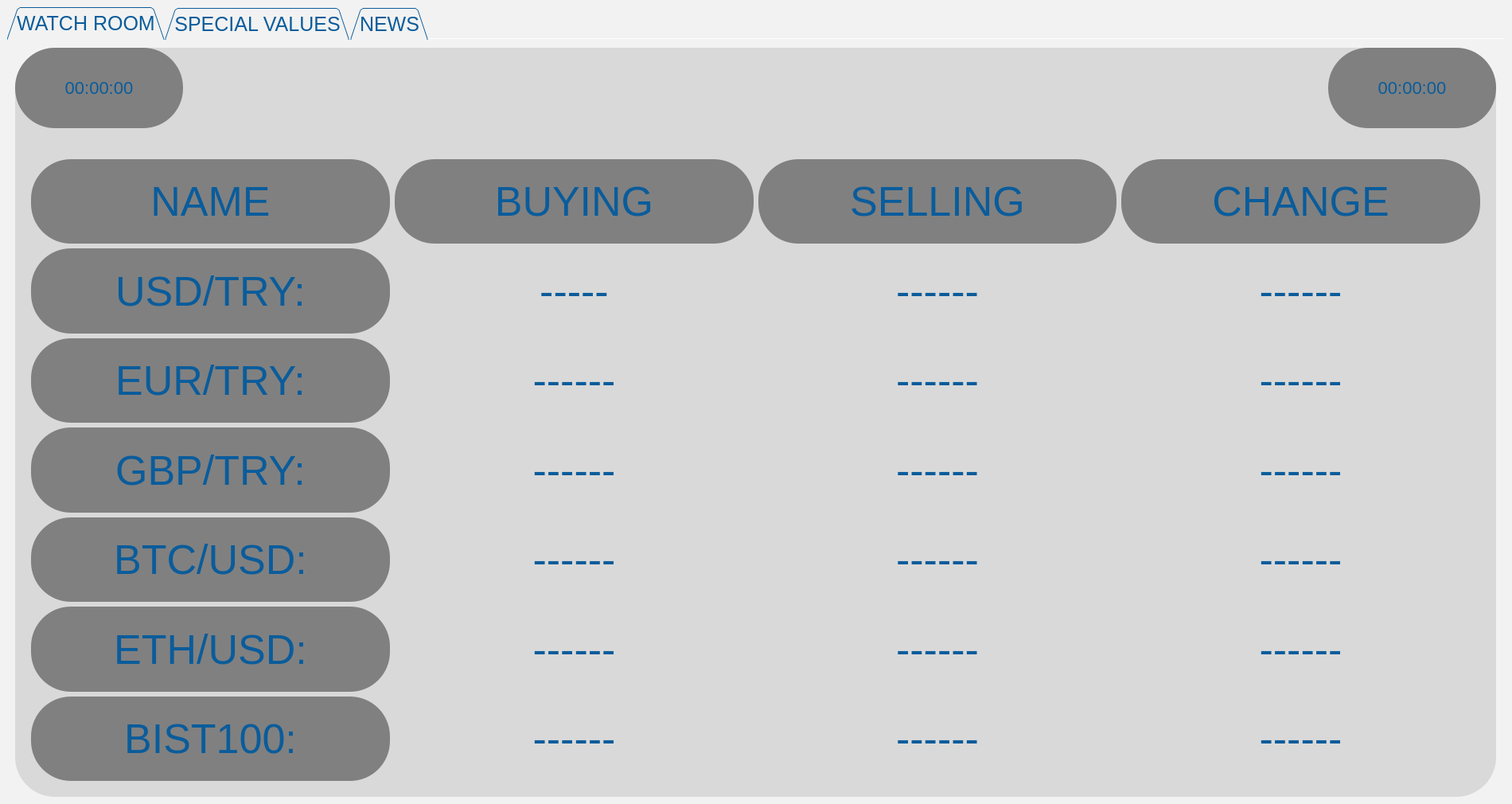
<?xml version="1.0" encoding="UTF-8"?>
<ui version="4.0">
 <class>bistMain</class>
 <widget class="QMainWindow" name="bistMain">
  <property name="geometry">
   <rect>
    <x>0</x>
    <y>0</y>
    <width>1900</width>
    <height>1010</height>
   </rect>
  </property>
  <property name="sizePolicy">
   <sizepolicy hsizetype="Ignored" vsizetype="Ignored">
    <horstretch>0</horstretch>
    <verstretch>0</verstretch>
   </sizepolicy>
  </property>
  <property name="minimumSize">
   <size>
    <width>580</width>
    <height>750</height>
   </size>
  </property>
  <property name="windowTitle">
   <string>EXCHANGE-TR</string>
  </property>
  <property name="windowIcon">
   <iconset>
    <normaloff>../assets/images/logo.png</normaloff>../assets/images/logo.png</iconset>
  </property>
  <property name="autoFillBackground">
   <bool>false</bool>
  </property>
  <property name="styleSheet">
   <string notr="true"/>
  </property>
  <property name="documentMode">
   <bool>true</bool>
  </property>
  <widget class="QWidget" name="centralwidget">
   <property name="sizePolicy">
    <sizepolicy hsizetype="Preferred" vsizetype="Preferred">
     <horstretch>0</horstretch>
     <verstretch>0</verstretch>
    </sizepolicy>
   </property>
   <property name="styleSheet">
    <string notr="true">font-size:18px;
background-color:#F2F2F2</string>
   </property>
   <layout class="QHBoxLayout" name="horizontalLayout_2">
    <property name="sizeConstraint">
     <enum>QLayout::SetMaximumSize</enum>
    </property>
    <item>
     <layout class="QVBoxLayout" name="verticalLayout_2">
      <property name="sizeConstraint">
       <enum>QLayout::SetDefaultConstraint</enum>
      </property>
      <item>
       <widget class="QTabWidget" name="tabWidget">
        <property name="enabled">
         <bool>true</bool>
        </property>
        <property name="sizePolicy">
         <sizepolicy hsizetype="Expanding" vsizetype="Expanding">
          <horstretch>0</horstretch>
          <verstretch>0</verstretch>
         </sizepolicy>
        </property>
        <property name="palette">
         <palette>
          <active>
           <colorrole role="WindowText">
            <brush brushstyle="SolidPattern">
             <color alpha="255">
              <red>10</red>
              <green>92</green>
              <blue>155</blue>
             </color>
            </brush>
           </colorrole>
           <colorrole role="Button">
            <brush brushstyle="SolidPattern">
             <color alpha="255">
              <red>242</red>
              <green>242</green>
              <blue>242</blue>
             </color>
            </brush>
           </colorrole>
           <colorrole role="Text">
            <brush brushstyle="SolidPattern">
             <color alpha="255">
              <red>10</red>
              <green>92</green>
              <blue>155</blue>
             </color>
            </brush>
           </colorrole>
           <colorrole role="ButtonText">
            <brush brushstyle="SolidPattern">
             <color alpha="255">
              <red>10</red>
              <green>92</green>
              <blue>155</blue>
             </color>
            </brush>
           </colorrole>
           <colorrole role="Base">
            <brush brushstyle="SolidPattern">
             <color alpha="255">
              <red>242</red>
              <green>242</green>
              <blue>242</blue>
             </color>
            </brush>
           </colorrole>
           <colorrole role="Window">
            <brush brushstyle="SolidPattern">
             <color alpha="255">
              <red>242</red>
              <green>242</green>
              <blue>242</blue>
             </color>
            </brush>
           </colorrole>
          </active>
          <inactive>
           <colorrole role="WindowText">
            <brush brushstyle="SolidPattern">
             <color alpha="255">
              <red>10</red>
              <green>92</green>
              <blue>155</blue>
             </color>
            </brush>
           </colorrole>
           <colorrole role="Button">
            <brush brushstyle="SolidPattern">
             <color alpha="255">
              <red>242</red>
              <green>242</green>
              <blue>242</blue>
             </color>
            </brush>
           </colorrole>
           <colorrole role="Text">
            <brush brushstyle="SolidPattern">
             <color alpha="255">
              <red>10</red>
              <green>92</green>
              <blue>155</blue>
             </color>
            </brush>
           </colorrole>
           <colorrole role="ButtonText">
            <brush brushstyle="SolidPattern">
             <color alpha="255">
              <red>10</red>
              <green>92</green>
              <blue>155</blue>
             </color>
            </brush>
           </colorrole>
           <colorrole role="Base">
            <brush brushstyle="SolidPattern">
             <color alpha="255">
              <red>242</red>
              <green>242</green>
              <blue>242</blue>
             </color>
            </brush>
           </colorrole>
           <colorrole role="Window">
            <brush brushstyle="SolidPattern">
             <color alpha="255">
              <red>242</red>
              <green>242</green>
              <blue>242</blue>
             </color>
            </brush>
           </colorrole>
          </inactive>
          <disabled>
           <colorrole role="WindowText">
            <brush brushstyle="SolidPattern">
             <color alpha="255">
              <red>10</red>
              <green>92</green>
              <blue>155</blue>
             </color>
            </brush>
           </colorrole>
           <colorrole role="Button">
            <brush brushstyle="SolidPattern">
             <color alpha="255">
              <red>242</red>
              <green>242</green>
              <blue>242</blue>
             </color>
            </brush>
           </colorrole>
           <colorrole role="Text">
            <brush brushstyle="SolidPattern">
             <color alpha="255">
              <red>10</red>
              <green>92</green>
              <blue>155</blue>
             </color>
            </brush>
           </colorrole>
           <colorrole role="ButtonText">
            <brush brushstyle="SolidPattern">
             <color alpha="255">
              <red>10</red>
              <green>92</green>
              <blue>155</blue>
             </color>
            </brush>
           </colorrole>
           <colorrole role="Base">
            <brush brushstyle="SolidPattern">
             <color alpha="255">
              <red>242</red>
              <green>242</green>
              <blue>242</blue>
             </color>
            </brush>
           </colorrole>
           <colorrole role="Window">
            <brush brushstyle="SolidPattern">
             <color alpha="255">
              <red>242</red>
              <green>242</green>
              <blue>242</blue>
             </color>
            </brush>
           </colorrole>
          </disabled>
         </palette>
        </property>
        <property name="font">
         <font>
          <pointsize>-1</pointsize>
         </font>
        </property>
        <property name="focusPolicy">
         <enum>Qt::TabFocus</enum>
        </property>
        <property name="contextMenuPolicy">
         <enum>Qt::ActionsContextMenu</enum>
        </property>
        <property name="acceptDrops">
         <bool>false</bool>
        </property>
        <property name="layoutDirection">
         <enum>Qt::LeftToRight</enum>
        </property>
        <property name="autoFillBackground">
         <bool>false</bool>
        </property>
        <property name="styleSheet">
         <string notr="true">border:none;font-size:25px; color:#0A5C9B</string>
        </property>
        <property name="tabPosition">
         <enum>QTabWidget::North</enum>
        </property>
        <property name="tabShape">
         <enum>QTabWidget::Triangular</enum>
        </property>
        <property name="currentIndex">
         <number>0</number>
        </property>
        <property name="elideMode">
         <enum>Qt::ElideNone</enum>
        </property>
        <property name="usesScrollButtons">
         <bool>true</bool>
        </property>
        <property name="documentMode">
         <bool>true</bool>
        </property>
        <property name="tabBarAutoHide">
         <bool>true</bool>
        </property>
        <widget class="QWidget" name="G">
         <property name="palette">
          <palette>
           <active>
            <colorrole role="WindowText">
             <brush brushstyle="SolidPattern">
              <color alpha="255">
               <red>10</red>
               <green>92</green>
               <blue>155</blue>
              </color>
             </brush>
            </colorrole>
            <colorrole role="Button">
             <brush brushstyle="SolidPattern">
              <color alpha="0">
               <red>0</red>
               <green>0</green>
               <blue>0</blue>
              </color>
             </brush>
            </colorrole>
            <colorrole role="Text">
             <brush brushstyle="SolidPattern">
              <color alpha="255">
               <red>10</red>
               <green>92</green>
               <blue>155</blue>
              </color>
             </brush>
            </colorrole>
            <colorrole role="ButtonText">
             <brush brushstyle="SolidPattern">
              <color alpha="255">
               <red>10</red>
               <green>92</green>
               <blue>155</blue>
              </color>
             </brush>
            </colorrole>
            <colorrole role="Base">
             <brush brushstyle="SolidPattern">
              <color alpha="0">
               <red>0</red>
               <green>0</green>
               <blue>0</blue>
              </color>
             </brush>
            </colorrole>
            <colorrole role="Window">
             <brush brushstyle="SolidPattern">
              <color alpha="0">
               <red>0</red>
               <green>0</green>
               <blue>0</blue>
              </color>
             </brush>
            </colorrole>
           </active>
           <inactive>
            <colorrole role="WindowText">
             <brush brushstyle="SolidPattern">
              <color alpha="255">
               <red>10</red>
               <green>92</green>
               <blue>155</blue>
              </color>
             </brush>
            </colorrole>
            <colorrole role="Button">
             <brush brushstyle="SolidPattern">
              <color alpha="0">
               <red>0</red>
               <green>0</green>
               <blue>0</blue>
              </color>
             </brush>
            </colorrole>
            <colorrole role="Text">
             <brush brushstyle="SolidPattern">
              <color alpha="255">
               <red>10</red>
               <green>92</green>
               <blue>155</blue>
              </color>
             </brush>
            </colorrole>
            <colorrole role="ButtonText">
             <brush brushstyle="SolidPattern">
              <color alpha="255">
               <red>10</red>
               <green>92</green>
               <blue>155</blue>
              </color>
             </brush>
            </colorrole>
            <colorrole role="Base">
             <brush brushstyle="SolidPattern">
              <color alpha="0">
               <red>0</red>
               <green>0</green>
               <blue>0</blue>
              </color>
             </brush>
            </colorrole>
            <colorrole role="Window">
             <brush brushstyle="SolidPattern">
              <color alpha="0">
               <red>0</red>
               <green>0</green>
               <blue>0</blue>
              </color>
             </brush>
            </colorrole>
           </inactive>
           <disabled>
            <colorrole role="WindowText">
             <brush brushstyle="SolidPattern">
              <color alpha="255">
               <red>10</red>
               <green>92</green>
               <blue>155</blue>
              </color>
             </brush>
            </colorrole>
            <colorrole role="Button">
             <brush brushstyle="SolidPattern">
              <color alpha="0">
               <red>0</red>
               <green>0</green>
               <blue>0</blue>
              </color>
             </brush>
            </colorrole>
            <colorrole role="Text">
             <brush brushstyle="SolidPattern">
              <color alpha="255">
               <red>10</red>
               <green>92</green>
               <blue>155</blue>
              </color>
             </brush>
            </colorrole>
            <colorrole role="ButtonText">
             <brush brushstyle="SolidPattern">
              <color alpha="255">
               <red>10</red>
               <green>92</green>
               <blue>155</blue>
              </color>
             </brush>
            </colorrole>
            <colorrole role="Base">
             <brush brushstyle="SolidPattern">
              <color alpha="0">
               <red>0</red>
               <green>0</green>
               <blue>0</blue>
              </color>
             </brush>
            </colorrole>
            <colorrole role="Window">
             <brush brushstyle="SolidPattern">
              <color alpha="0">
               <red>0</red>
               <green>0</green>
               <blue>0</blue>
              </color>
             </brush>
            </colorrole>
           </disabled>
          </palette>
         </property>
         <property name="styleSheet">
          <string notr="true">background:transparent;</string>
         </property>
         <attribute name="title">
          <string>WATCH ROOM</string>
         </attribute>
         <widget class="QWidget" name="widget" native="true">
          <property name="geometry">
           <rect>
            <x>10</x>
            <y>10</y>
            <width>1861</width>
            <height>941</height>
           </rect>
          </property>
          <property name="sizePolicy">
           <sizepolicy hsizetype="Expanding" vsizetype="Expanding">
            <horstretch>0</horstretch>
            <verstretch>0</verstretch>
           </sizepolicy>
          </property>
          <property name="styleSheet">
           <string notr="true">border-radius: 50px 50px 0 50px;
background-color:#D9D9D9;</string>
          </property>
          <widget class="QLabel" name="label_13">
           <property name="geometry">
            <rect>
             <x>640</x>
             <y>10</y>
             <width>581</width>
             <height>111</height>
            </rect>
           </property>
           <property name="layoutDirection">
            <enum>Qt::LeftToRight</enum>
           </property>
           <property name="styleSheet">
            <string notr="true">image:(&quot;../assets/images/exchange.png&quot;);</string>
           </property>
           <property name="text">
            <string/>
           </property>
           <property name="scaledContents">
            <bool>true</bool>
           </property>
          </widget>
          <widget class="QLabel" name="val_time">
           <property name="geometry">
            <rect>
             <x>1650</x>
             <y>0</y>
             <width>211</width>
             <height>101</height>
            </rect>
           </property>
           <property name="font">
            <font>
             <pointsize>-1</pointsize>
            </font>
           </property>
           <property name="styleSheet">
            <string notr="true">font-size:22px;border-radius: 50px 50px 0 0px;
background-color:gray;</string>
           </property>
           <property name="text">
            <string>00:00:00</string>
           </property>
           <property name="alignment">
            <set>Qt::AlignCenter</set>
           </property>
          </widget>
          <widget class="QLabel" name="val_date">
           <property name="geometry">
            <rect>
             <x>0</x>
             <y>0</y>
             <width>211</width>
             <height>101</height>
            </rect>
           </property>
           <property name="font">
            <font>
             <pointsize>-1</pointsize>
            </font>
           </property>
           <property name="styleSheet">
            <string notr="true">font-size:22px;border-radius: 50px 50px 0 0px;
background-color:gray;</string>
           </property>
           <property name="text">
            <string>00:00:00</string>
           </property>
           <property name="alignment">
            <set>Qt::AlignCenter</set>
           </property>
          </widget>
          <widget class="QWidget" name="gridLayoutWidget">
           <property name="geometry">
            <rect>
             <x>20</x>
             <y>140</y>
             <width>1821</width>
             <height>781</height>
            </rect>
           </property>
           <layout class="QGridLayout" name="gridLayout">
            <item row="4" column="2">
             <widget class="QLabel" name="val_selling_btc">
              <property name="font">
               <font>
                <pointsize>-1</pointsize>
               </font>
              </property>
              <property name="styleSheet">
               <string notr="true">font-size:52px;</string>
              </property>
              <property name="text">
               <string>------</string>
              </property>
              <property name="alignment">
               <set>Qt::AlignCenter</set>
              </property>
             </widget>
            </item>
            <item row="1" column="0">
             <widget class="QLabel" name="lbl_usd">
              <property name="font">
               <font>
                <pointsize>-1</pointsize>
               </font>
              </property>
              <property name="styleSheet">
               <string notr="true">font-size:52px;background-color:gray;</string>
              </property>
              <property name="text">
               <string>USD/TRY:</string>
              </property>
              <property name="alignment">
               <set>Qt::AlignCenter</set>
              </property>
             </widget>
            </item>
            <item row="4" column="1">
             <widget class="QLabel" name="val_buying_btc">
              <property name="font">
               <font>
                <pointsize>-1</pointsize>
               </font>
              </property>
              <property name="styleSheet">
               <string notr="true">font-size:52px;</string>
              </property>
              <property name="text">
               <string>------</string>
              </property>
              <property name="alignment">
               <set>Qt::AlignCenter</set>
              </property>
             </widget>
            </item>
            <item row="3" column="2">
             <widget class="QLabel" name="val_selling_gbp">
              <property name="font">
               <font>
                <pointsize>-1</pointsize>
               </font>
              </property>
              <property name="styleSheet">
               <string notr="true">font-size:52px;</string>
              </property>
              <property name="text">
               <string>------</string>
              </property>
              <property name="alignment">
               <set>Qt::AlignCenter</set>
              </property>
             </widget>
            </item>
            <item row="5" column="1">
             <widget class="QLabel" name="val_buying_eth">
              <property name="font">
               <font>
                <pointsize>-1</pointsize>
               </font>
              </property>
              <property name="styleSheet">
               <string notr="true">font-size:52px;</string>
              </property>
              <property name="text">
               <string>------</string>
              </property>
              <property name="alignment">
               <set>Qt::AlignCenter</set>
              </property>
             </widget>
            </item>
            <item row="1" column="2">
             <widget class="QLabel" name="val_selling_usd">
              <property name="font">
               <font>
                <pointsize>-1</pointsize>
               </font>
              </property>
              <property name="styleSheet">
               <string notr="true">font-size:52px;</string>
              </property>
              <property name="text">
               <string>------</string>
              </property>
              <property name="alignment">
               <set>Qt::AlignCenter</set>
              </property>
             </widget>
            </item>
            <item row="6" column="1">
             <widget class="QLabel" name="val_buying_xu100">
              <property name="font">
               <font>
                <pointsize>-1</pointsize>
               </font>
              </property>
              <property name="styleSheet">
               <string notr="true">font-size:52px;</string>
              </property>
              <property name="text">
               <string>------</string>
              </property>
              <property name="alignment">
               <set>Qt::AlignCenter</set>
              </property>
             </widget>
            </item>
            <item row="2" column="2">
             <widget class="QLabel" name="val_selling_euro">
              <property name="font">
               <font>
                <pointsize>-1</pointsize>
               </font>
              </property>
              <property name="styleSheet">
               <string notr="true">font-size:52px;</string>
              </property>
              <property name="text">
               <string>------</string>
              </property>
              <property name="alignment">
               <set>Qt::AlignCenter</set>
              </property>
             </widget>
            </item>
            <item row="5" column="2">
             <widget class="QLabel" name="val_selling_eth">
              <property name="font">
               <font>
                <pointsize>-1</pointsize>
               </font>
              </property>
              <property name="styleSheet">
               <string notr="true">font-size:52px;</string>
              </property>
              <property name="text">
               <string>------</string>
              </property>
              <property name="alignment">
               <set>Qt::AlignCenter</set>
              </property>
             </widget>
            </item>
            <item row="3" column="0">
             <widget class="QLabel" name="lbl_gbp">
              <property name="font">
               <font>
                <pointsize>-1</pointsize>
               </font>
              </property>
              <property name="styleSheet">
               <string notr="true">font-size:52px;background-color:gray;</string>
              </property>
              <property name="text">
               <string>GBP/TRY:</string>
              </property>
              <property name="alignment">
               <set>Qt::AlignCenter</set>
              </property>
             </widget>
            </item>
            <item row="0" column="0">
             <widget class="QLabel" name="lbl_usd_4">
              <property name="font">
               <font>
                <pointsize>-1</pointsize>
               </font>
              </property>
              <property name="styleSheet">
               <string notr="true">font-size:52px;background-color:gray;</string>
              </property>
              <property name="text">
               <string>NAME</string>
              </property>
              <property name="alignment">
               <set>Qt::AlignCenter</set>
              </property>
             </widget>
            </item>
            <item row="1" column="1">
             <widget class="QLabel" name="val_buying_usd">
              <property name="font">
               <font>
                <pointsize>-1</pointsize>
               </font>
              </property>
              <property name="styleSheet">
               <string notr="true">font-size:52px;</string>
              </property>
              <property name="text">
               <string>-----</string>
              </property>
              <property name="alignment">
               <set>Qt::AlignCenter</set>
              </property>
             </widget>
            </item>
            <item row="6" column="2">
             <widget class="QLabel" name="val_selling_xu100">
              <property name="font">
               <font>
                <pointsize>-1</pointsize>
               </font>
              </property>
              <property name="styleSheet">
               <string notr="true">font-size:52px;</string>
              </property>
              <property name="text">
               <string>------</string>
              </property>
              <property name="alignment">
               <set>Qt::AlignCenter</set>
              </property>
             </widget>
            </item>
            <item row="0" column="1">
             <widget class="QLabel" name="lbl_usd_3">
              <property name="font">
               <font>
                <pointsize>-1</pointsize>
               </font>
              </property>
              <property name="styleSheet">
               <string notr="true">font-size:52px;background-color:gray;</string>
              </property>
              <property name="text">
               <string>BUYING</string>
              </property>
              <property name="alignment">
               <set>Qt::AlignCenter</set>
              </property>
             </widget>
            </item>
            <item row="1" column="3">
             <widget class="QLabel" name="val_change_usd">
              <property name="font">
               <font>
                <pointsize>-1</pointsize>
               </font>
              </property>
              <property name="styleSheet">
               <string notr="true">font-size:52px;</string>
              </property>
              <property name="text">
               <string>------</string>
              </property>
              <property name="alignment">
               <set>Qt::AlignCenter</set>
              </property>
             </widget>
            </item>
            <item row="0" column="3">
             <widget class="QLabel" name="lbl_usd_5">
              <property name="font">
               <font>
                <pointsize>-1</pointsize>
               </font>
              </property>
              <property name="styleSheet">
               <string notr="true">font-size:52px;background-color:gray;</string>
              </property>
              <property name="text">
               <string>CHANGE</string>
              </property>
              <property name="alignment">
               <set>Qt::AlignCenter</set>
              </property>
             </widget>
            </item>
            <item row="5" column="0">
             <widget class="QLabel" name="lbl_eth">
              <property name="font">
               <font>
                <pointsize>-1</pointsize>
               </font>
              </property>
              <property name="styleSheet">
               <string notr="true">font-size:52px;background-color:gray;</string>
              </property>
              <property name="text">
               <string>ETH/USD:</string>
              </property>
              <property name="alignment">
               <set>Qt::AlignCenter</set>
              </property>
             </widget>
            </item>
            <item row="2" column="3">
             <widget class="QLabel" name="val_change_euro">
              <property name="font">
               <font>
                <pointsize>-1</pointsize>
               </font>
              </property>
              <property name="styleSheet">
               <string notr="true">font-size:52px;</string>
              </property>
              <property name="text">
               <string>------</string>
              </property>
              <property name="alignment">
               <set>Qt::AlignCenter</set>
              </property>
             </widget>
            </item>
            <item row="4" column="0">
             <widget class="QLabel" name="lbl_btc">
              <property name="font">
               <font>
                <pointsize>-1</pointsize>
               </font>
              </property>
              <property name="styleSheet">
               <string notr="true">font-size:52px;background-color:gray;</string>
              </property>
              <property name="text">
               <string>BTC/USD:</string>
              </property>
              <property name="alignment">
               <set>Qt::AlignCenter</set>
              </property>
             </widget>
            </item>
            <item row="2" column="1">
             <widget class="QLabel" name="val_buying_euro">
              <property name="font">
               <font>
                <pointsize>-1</pointsize>
               </font>
              </property>
              <property name="styleSheet">
               <string notr="true">font-size:52px;</string>
              </property>
              <property name="text">
               <string>------</string>
              </property>
              <property name="alignment">
               <set>Qt::AlignCenter</set>
              </property>
             </widget>
            </item>
            <item row="4" column="3">
             <widget class="QLabel" name="val_change_btc">
              <property name="font">
               <font>
                <pointsize>-1</pointsize>
               </font>
              </property>
              <property name="styleSheet">
               <string notr="true">font-size:52px;</string>
              </property>
              <property name="text">
               <string>------</string>
              </property>
              <property name="alignment">
               <set>Qt::AlignCenter</set>
              </property>
             </widget>
            </item>
            <item row="2" column="0">
             <widget class="QLabel" name="lbl_euro">
              <property name="font">
               <font>
                <pointsize>-1</pointsize>
               </font>
              </property>
              <property name="styleSheet">
               <string notr="true">font-size:52px;background-color:gray;</string>
              </property>
              <property name="text">
               <string>EUR/TRY:</string>
              </property>
              <property name="alignment">
               <set>Qt::AlignCenter</set>
              </property>
             </widget>
            </item>
            <item row="0" column="2">
             <widget class="QLabel" name="lbl_usd_2">
              <property name="font">
               <font>
                <pointsize>-1</pointsize>
               </font>
              </property>
              <property name="styleSheet">
               <string notr="true">font-size:52px;background-color:gray;</string>
              </property>
              <property name="text">
               <string>SELLING</string>
              </property>
              <property name="alignment">
               <set>Qt::AlignCenter</set>
              </property>
             </widget>
            </item>
            <item row="5" column="3">
             <widget class="QLabel" name="val_change_eth">
              <property name="font">
               <font>
                <pointsize>-1</pointsize>
               </font>
              </property>
              <property name="styleSheet">
               <string notr="true">font-size:52px;</string>
              </property>
              <property name="text">
               <string>------</string>
              </property>
              <property name="alignment">
               <set>Qt::AlignCenter</set>
              </property>
             </widget>
            </item>
            <item row="3" column="3">
             <widget class="QLabel" name="val_change_gbp">
              <property name="font">
               <font>
                <pointsize>-1</pointsize>
               </font>
              </property>
              <property name="styleSheet">
               <string notr="true">font-size:52px;</string>
              </property>
              <property name="text">
               <string>------</string>
              </property>
              <property name="alignment">
               <set>Qt::AlignCenter</set>
              </property>
             </widget>
            </item>
            <item row="6" column="3">
             <widget class="QLabel" name="val_change_xu100">
              <property name="font">
               <font>
                <pointsize>-1</pointsize>
               </font>
              </property>
              <property name="styleSheet">
               <string notr="true">font-size:52px;</string>
              </property>
              <property name="text">
               <string>------</string>
              </property>
              <property name="alignment">
               <set>Qt::AlignCenter</set>
              </property>
             </widget>
            </item>
            <item row="6" column="0">
             <widget class="QLabel" name="lbl_xu100">
              <property name="font">
               <font>
                <pointsize>-1</pointsize>
               </font>
              </property>
              <property name="styleSheet">
               <string notr="true">font-size:52px;background-color:gray;</string>
              </property>
              <property name="text">
               <string>BIST100:</string>
              </property>
              <property name="alignment">
               <set>Qt::AlignCenter</set>
              </property>
             </widget>
            </item>
            <item row="3" column="1">
             <widget class="QLabel" name="val_buying_gbp">
              <property name="font">
               <font>
                <pointsize>-1</pointsize>
               </font>
              </property>
              <property name="styleSheet">
               <string notr="true">font-size:52px;</string>
              </property>
              <property name="text">
               <string>------</string>
              </property>
              <property name="alignment">
               <set>Qt::AlignCenter</set>
              </property>
             </widget>
            </item>
           </layout>
          </widget>
         </widget>
        </widget>
        <widget class="QWidget" name="tab_2">
         <attribute name="title">
          <string>SPECIAL VALUES</string>
         </attribute>
         <widget class="QWidget" name="widget_2" native="true">
          <property name="geometry">
           <rect>
            <x>10</x>
            <y>20</y>
            <width>1861</width>
            <height>921</height>
           </rect>
          </property>
          <property name="sizePolicy">
           <sizepolicy hsizetype="Expanding" vsizetype="Expanding">
            <horstretch>0</horstretch>
            <verstretch>0</verstretch>
           </sizepolicy>
          </property>
          <property name="styleSheet">
           <string notr="true">border-radius: 50px 50px 0 50px;
background-color:#D9D9D9;</string>
          </property>
          <widget class="QComboBox" name="combox_value">
           <property name="geometry">
            <rect>
             <x>460</x>
             <y>100</y>
             <width>921</width>
             <height>101</height>
            </rect>
           </property>
           <property name="styleSheet">
            <string notr="true">background:white;color:#0A5C9B;float:right;font-size:25px;border-radius: 25px;</string>
           </property>
           <item>
            <property name="text">
             <string>USD/TRY</string>
            </property>
           </item>
           <item>
            <property name="text">
             <string>EUR/TRY</string>
            </property>
           </item>
           <item>
            <property name="text">
             <string>GBP/TRY</string>
            </property>
           </item>
           <item>
            <property name="text">
             <string>BTC/TRY</string>
            </property>
           </item>
           <item>
            <property name="text">
             <string>ETH/TRY</string>
            </property>
           </item>
           <item>
            <property name="text">
             <string>XU100/TRY</string>
            </property>
           </item>
          </widget>
          <widget class="QWidget" name="gridLayoutWidget_2">
           <property name="geometry">
            <rect>
             <x>50</x>
             <y>300</y>
             <width>1711</width>
             <height>431</height>
            </rect>
           </property>
           <layout class="QGridLayout" name="gridLayout_2">
            <item row="1" column="0">
             <widget class="QLabel" name="val_special_name">
              <property name="font">
               <font>
                <pointsize>-1</pointsize>
               </font>
              </property>
              <property name="styleSheet">
               <string notr="true">font-size:52px;background-color:gray;</string>
              </property>
              <property name="text">
               <string>----</string>
              </property>
              <property name="alignment">
               <set>Qt::AlignCenter</set>
              </property>
             </widget>
            </item>
            <item row="0" column="3">
             <widget class="QLabel" name="dfs">
              <property name="font">
               <font>
                <pointsize>-1</pointsize>
               </font>
              </property>
              <property name="styleSheet">
               <string notr="true">font-size:52px;background-color:gray;</string>
              </property>
              <property name="text">
               <string>CHANGE</string>
              </property>
              <property name="alignment">
               <set>Qt::AlignCenter</set>
              </property>
             </widget>
            </item>
            <item row="0" column="2">
             <widget class="QLabel" name="lbl_usd_10">
              <property name="font">
               <font>
                <pointsize>-1</pointsize>
               </font>
              </property>
              <property name="styleSheet">
               <string notr="true">font-size:52px;background-color:gray;</string>
              </property>
              <property name="text">
               <string>SELLING</string>
              </property>
              <property name="alignment">
               <set>Qt::AlignCenter</set>
              </property>
             </widget>
            </item>
            <item row="0" column="0">
             <widget class="QLabel" name="lbl_usd_7">
              <property name="font">
               <font>
                <pointsize>-1</pointsize>
               </font>
              </property>
              <property name="styleSheet">
               <string notr="true">font-size:52px;background-color:gray;</string>
              </property>
              <property name="text">
               <string>NAME</string>
              </property>
              <property name="alignment">
               <set>Qt::AlignCenter</set>
              </property>
             </widget>
            </item>
            <item row="1" column="1">
             <widget class="QLabel" name="val_special_buying">
              <property name="font">
               <font>
                <pointsize>-1</pointsize>
               </font>
              </property>
              <property name="styleSheet">
               <string notr="true">font-size:52px;</string>
              </property>
              <property name="text">
               <string>-----</string>
              </property>
              <property name="alignment">
               <set>Qt::AlignCenter</set>
              </property>
             </widget>
            </item>
            <item row="1" column="2">
             <widget class="QLabel" name="val_special_selling">
              <property name="font">
               <font>
                <pointsize>-1</pointsize>
               </font>
              </property>
              <property name="styleSheet">
               <string notr="true">font-size:52px;</string>
              </property>
              <property name="text">
               <string>------</string>
              </property>
              <property name="alignment">
               <set>Qt::AlignCenter</set>
              </property>
             </widget>
            </item>
            <item row="1" column="3">
             <widget class="QLabel" name="val_special_change">
              <property name="font">
               <font>
                <pointsize>-1</pointsize>
               </font>
              </property>
              <property name="styleSheet">
               <string notr="true">font-size:52px;</string>
              </property>
              <property name="text">
               <string>------</string>
              </property>
              <property name="alignment">
               <set>Qt::AlignCenter</set>
              </property>
             </widget>
            </item>
            <item row="0" column="1">
             <widget class="QLabel" name="lbl_usd_8">
              <property name="font">
               <font>
                <pointsize>-1</pointsize>
               </font>
              </property>
              <property name="styleSheet">
               <string notr="true">font-size:52px;background-color:gray;</string>
              </property>
              <property name="text">
               <string>BUYING</string>
              </property>
              <property name="alignment">
               <set>Qt::AlignCenter</set>
              </property>
             </widget>
            </item>
           </layout>
          </widget>
         </widget>
        </widget>
        <widget class="QWidget" name="tab_5">
         <attribute name="title">
          <string>NEWS</string>
         </attribute>
         <widget class="QWidget" name="widget_3" native="true">
          <property name="geometry">
           <rect>
            <x>10</x>
            <y>20</y>
            <width>1861</width>
            <height>921</height>
           </rect>
          </property>
          <property name="sizePolicy">
           <sizepolicy hsizetype="Expanding" vsizetype="Expanding">
            <horstretch>0</horstretch>
            <verstretch>0</verstretch>
           </sizepolicy>
          </property>
          <property name="styleSheet">
           <string notr="true">border-radius: 50px 50px 0 50px;
background-color:#D9D9D9;</string>
          </property>
          <widget class="QWidget" name="gridLayoutWidget_3">
           <property name="geometry">
            <rect>
             <x>0</x>
             <y>40</y>
             <width>1861</width>
             <height>881</height>
            </rect>
           </property>
           <layout class="QGridLayout" name="layout_news"/>
          </widget>
          <widget class="QPushButton" name="btn_Refresh">
           <property name="geometry">
            <rect>
             <x>1620</x>
             <y>10</y>
             <width>161</width>
             <height>21</height>
            </rect>
           </property>
           <property name="text">
            <string>REFRESH</string>
           </property>
          </widget>
          <widget class="QPushButton" name="btn_Back">
           <property name="geometry">
            <rect>
             <x>70</x>
             <y>10</y>
             <width>161</width>
             <height>21</height>
            </rect>
           </property>
           <property name="text">
            <string>BACK</string>
           </property>
          </widget>
         </widget>
        </widget>
       </widget>
      </item>
     </layout>
    </item>
   </layout>
  </widget>
  <action name="actionExit">
   <property name="text">
    <string>Exit</string>
   </property>
  </action>
 </widget>
 <resources/>
 <connections/>
</ui>
